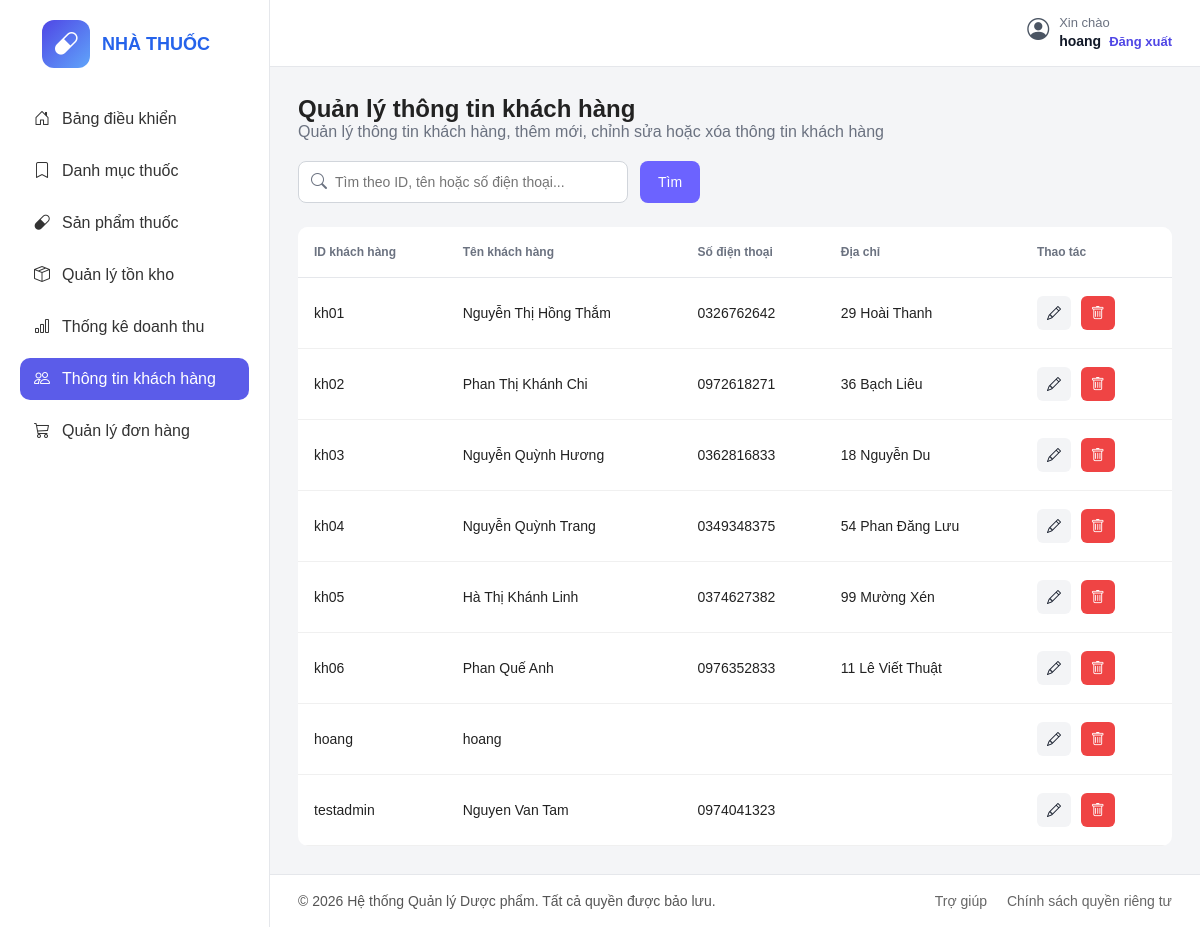
Page /dashboard/khach-hang/ (signed in) on the earlier database version.
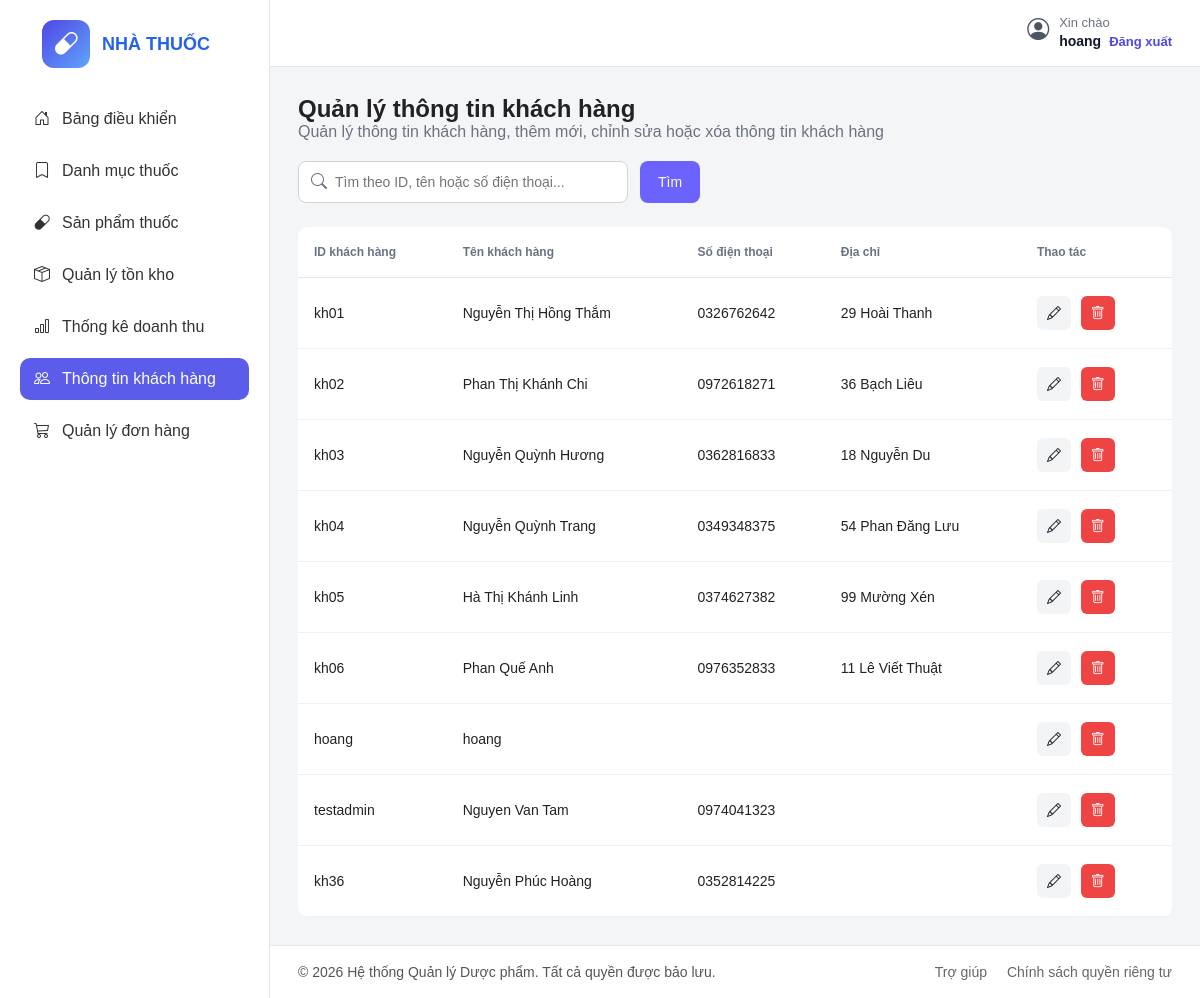
Same page on the later database version.
### core/models.py (models this page shows, shortened)
class Customer(models.Model):
    user = models.OneToOneField(User, on_delete=models.CASCADE)
    full_name = models.CharField(max_length=100)
    address = models.CharField(max_length=255, blank=True)
    phone = models.CharField(max_length=20)
    avatar = models.ImageField(upload_to='avatars/', blank=True, null=True)

### core/views.py (the view, shortened to what this page needs)
# urls.py: path('dashboard/khach-hang/', views.admin_customers, name='admin_customers'),
@login_required
@user_passes_test(is_admin)
def admin_customers(request):
    keyword = request.GET.get('q', '').strip()
    customers = Customer.objects.select_related('user').all().order_by('id')
    return render(request, 'admin_panel/khachhang.html', {
        'customers': customers,
        'keyword': keyword,
    })

### core/views.py (called while the page is built)
def is_admin(user):
    return user.is_staff

### templates/admin_panel/khachhang.html (shortened to what the changed rows need)
{% load static %}
<!DOCTYPE html>
<html lang="vi">
<head>
  <link rel="stylesheet" href="{% static 'css/khachhang.css' %}" />
  <link rel="stylesheet" href="https://cdn.jsdelivr.net/npm/bootstrap-icons@1.11.3/font/bootstrap-icons.min.css" />
</head>
<body>
  <div class="container">
    <aside class="sidebar">
      <div class="logo">
        <div>
          <h2>NHÀ THUỐC</h2>
        </div>
      </div>
    </aside>
    <main class="main-content">
      <section class="titleql">
        <h2>Quản lý thông tin khách hàng</h2>
        <div class="table-wrapper">
          <table>
            <thead>
              <tr>
                <th>ID khách hàng</th>
                <th>Tên khách hàng</th>
                <th>Số điện thoại</th>
                <th>Địa chỉ</th>
                <th>Thao tác</th>
              </tr>
            </thead>
            <tbody>
              {% for customer in customers %}
              <tr>
                <td>{{ customer.user.username }}</td>
                <td>{{ customer.full_name }}</td>
                <td>{{ customer.phone }}</td>
                <td>{{ customer.address }}</td>
                <td>
                  <button
                    type="button"
                    class="edit-btn open-edit-popup"
                    data-id="{{ customer.id }}"
                    data-username="{{ customer.user.username }}"
                    data-full-name="{{ customer.full_name }}"
                    data-phone="{{ customer.phone }}"
                    data-address="{{ customer.address }}"
                  >
                    <i class="bi bi-pencil"></i>
                  </button>
                  <form method="post"
                    action="{% url 'admin_customer_delete' customer.id %}"
                    style="display:inline"
                    onsubmit="return confirm('Bạn có chắc muốn xóa thông tin khách hàng này không?');">
                    <button type="submit" class="delete-btn">
                      <i class="bi bi-trash"></i>
                    </button>
                  </form>
                </td>
              </tr>
              {% empty %}
              <tr>
                <td colspan="5" class="empty-row">Không tìm thấy khách hàng phù hợp.</td>
              </tr>
              {% endfor %}
            </tbody>
          </table>
        </div>
      </section>
    </main>
  </div>
</body>
</html>

Differences in the rows shown:
added Customer: user.username "kh36", full_name "Nguyễn Phúc Hoàng", phone "0352814225"
